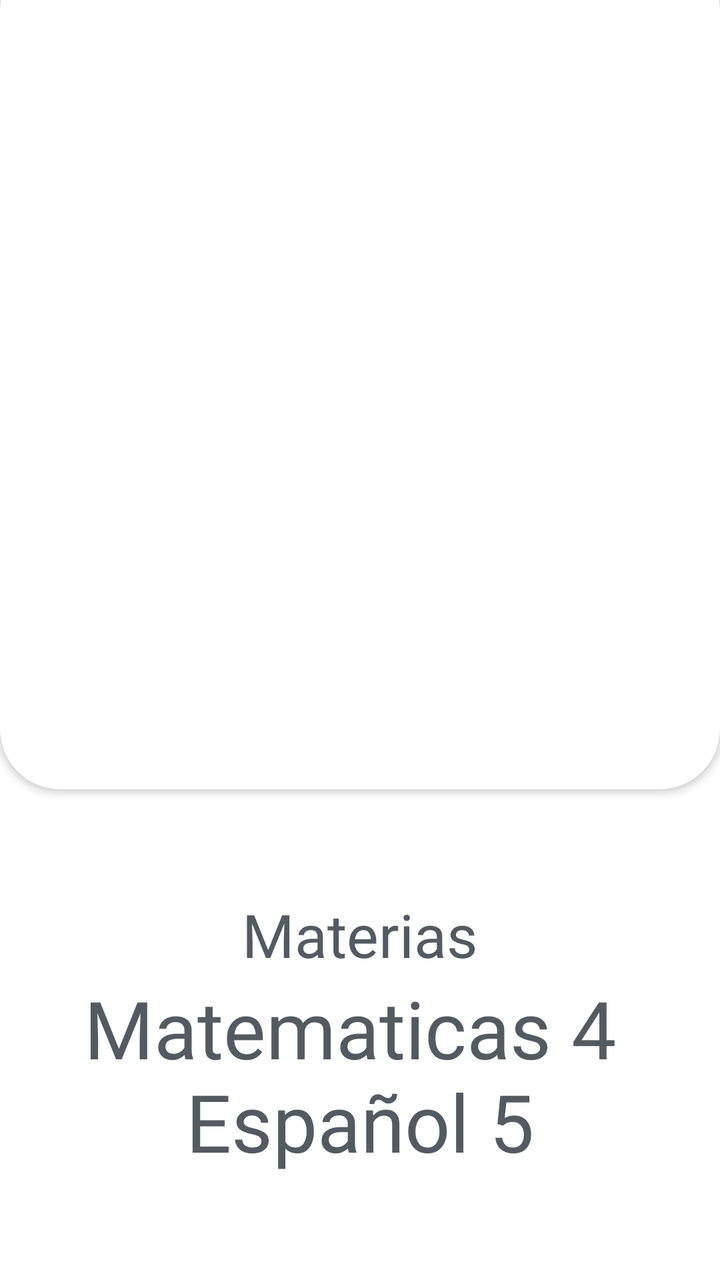
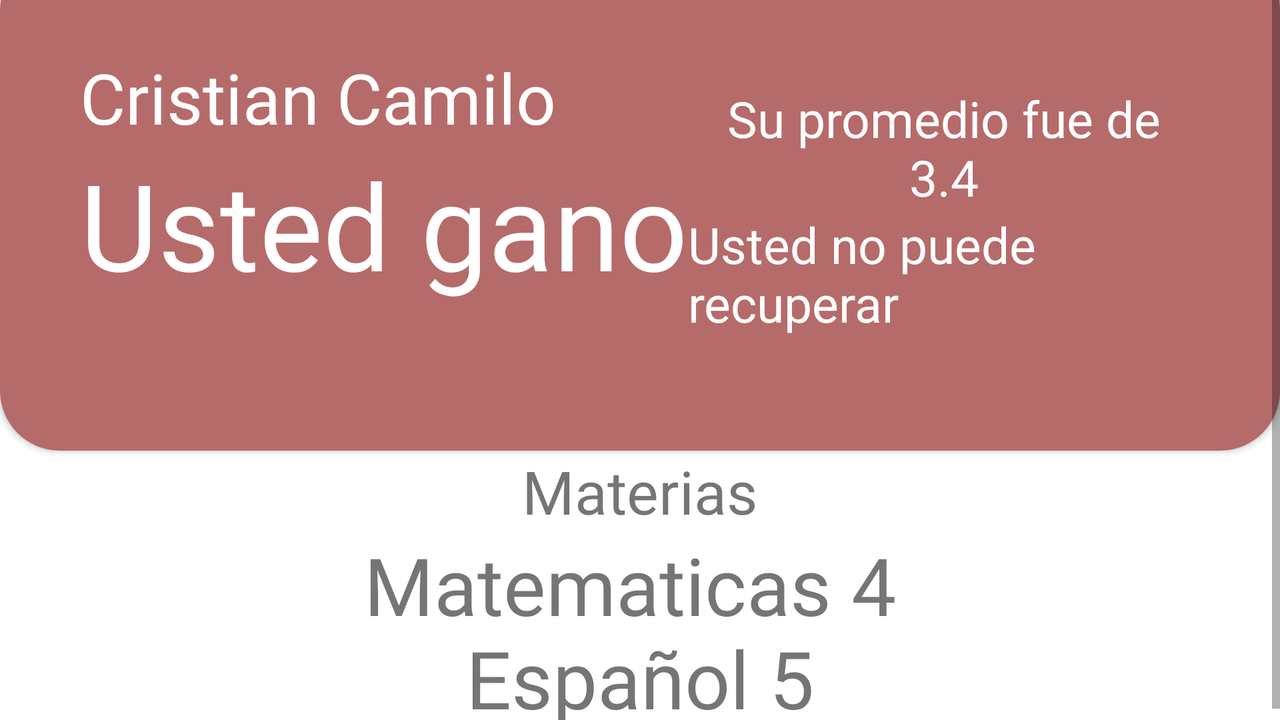

One screen, two layout resources from the same app: the default and the repository's alternative for another configuration. Each is rendered where Android would select it; the XML of both is given below.
<!-- AndroidManifest.xml: application theme Theme.Promedio -->
<!-- res/layout/activity_result_student.xml -->
<?xml version="1.0" encoding="utf-8"?>
<androidx.appcompat.widget.LinearLayoutCompat xmlns:android="http://schemas.android.com/apk/res/android"
    xmlns:app="http://schemas.android.com/apk/res-auto"
    xmlns:tools="http://schemas.android.com/tools"
    android:layout_width="match_parent"
    android:layout_height="match_parent"
    android:orientation="vertical"
    android:background="@color/white"
    tools:context=".ResultStudentActivity">

    <androidx.cardview.widget.CardView
        android:layout_width="match_parent"
        android:layout_marginTop="-25dp"
        android:layout_height="wrap_content"
        app:cardCornerRadius="30dp">

        <LinearLayout
            android:id="@+id/card_result_student"
            android:layout_width="match_parent"
            android:layout_height="match_parent"
            android:orientation="vertical"
            android:paddingTop="50dp"
            android:paddingLeft="40dp"
            android:paddingBottom="40dp"
            android:paddingRight="40dp">

            <ImageView
                android:layout_width="90dp"
                android:layout_height="wrap_content"
                android:src="@drawable/logo_white"/>

            <TextView
                android:id="@+id/fullname"
                android:layout_width="wrap_content"
                android:layout_height="wrap_content"
                android:text="Cristian Camilo"
                android:textSize="35dp"
                android:fontFamily="@font/alata"
                android:textColor="@color/white"
                />

            <TextView
                android:id="@+id/state_student"
                android:layout_width="wrap_content"
                android:layout_height="wrap_content"
                android:fontFamily="@font/alata"
                android:text="Usted gano"
                android:textColor="@color/white"
                android:textSize="60dp" />

            <TextView
                android:id="@+id/average"
                android:layout_width="wrap_content"
                android:layout_height="wrap_content"
                android:text="Su promedio fue de 3.4"
                android:textAlignment="center"
                android:textColor="@color/white"
                android:fontFamily="@font/alata"
                android:textSize="25dp" />

            <LinearLayout
                android:layout_width="match_parent"
                android:layout_height="match_parent"
                android:gravity="bottom"
                android:orientation="vertical">

                <TextView
                    android:id="@+id/recuperation"
                    android:layout_width="wrap_content"
                    android:layout_height="wrap_content"
                    android:fontFamily="@font/alata"
                    android:text=""
                    android:textColor="@color/white"
                    android:textSize="25dp" />

            </LinearLayout>

        </LinearLayout>

    </androidx.cardview.widget.CardView>


    <LinearLayout
        android:layout_width="match_parent"
        android:layout_height="match_parent"
        android:orientation="vertical"
        android:gravity="center">

        <TextView
            android:layout_width="wrap_content"
            android:layout_height="wrap_content"
            android:text="Materias"
            android:textColor="@color/text_color"
            android:fontFamily="@font/alata"
            android:textSize="30dp"/>

        <TextView
            android:id="@+id/courses"
            android:layout_width="wrap_content"
            android:layout_height="wrap_content"
            android:text="Matematicas 4 \nEspañol 5"
            android:textAlignment="center"
            android:textColor="@color/text_color"
            android:fontFamily="@font/alata"
            android:textSize="40dp" />

    </LinearLayout>



</androidx.appcompat.widget.LinearLayoutCompat>
<!-- resources referenced by this layout -->
<resources>
  <color name="text_color">#535b60</color>
  <color name="white">#FFFFFFFF</color>
  <!-- drawable logo_white: png bitmap (drawable-v24, 4368 bytes) -->
  <style name="Theme.Promedio" parent="Theme.MaterialComponents.DayNight.NoActionBar">
          
          <item name="colorPrimary">@color/purple_500</item>
          <item name="colorPrimaryVariant">@color/purple_700</item>
          <item name="colorOnPrimary">@color/white</item>
          
          <item name="colorSecondary">@color/teal_200</item>
          <item name="colorSecondaryVariant">@color/teal_700</item>
          <item name="colorOnSecondary">@color/black</item>
          
          <item name="android:statusBarColor" tools:targetApi="l">?attr/colorPrimaryVariant</item>
          
      </style>
  <color name="purple_500">#FF6200EE</color>
  <color name="purple_700">#4257DD</color>
  <color name="teal_200">#7C7C7C</color>
  <color name="teal_700">#24A340</color>
  <color name="black">#FF000000</color>
</resources>
<!-- res/layout-land/activity_result_student.xml (the repository's variant of the layout above) -->
<!-- drawn on the phone turned sideways -->
<?xml version="1.0" encoding="utf-8"?>
<androidx.appcompat.widget.LinearLayoutCompat xmlns:android="http://schemas.android.com/apk/res/android"
    xmlns:app="http://schemas.android.com/apk/res-auto"
    xmlns:tools="http://schemas.android.com/tools"
    android:layout_width="match_parent"
    android:layout_height="match_parent"
    android:orientation="vertical"
    android:gravity="center"
    android:background="@color/white"
    tools:context=".ResultStudentActivity">

    <ScrollView
        android:layout_width="match_parent"
        android:layout_height="match_parent">
        <LinearLayout
            android:layout_width="match_parent"
            android:layout_height="match_parent"
            android:orientation="vertical">
            <androidx.cardview.widget.CardView
                android:layout_width="match_parent"
                android:layout_marginTop="-25dp"
                android:layout_height="250dp"
                app:cardCornerRadius="30dp">

                <LinearLayout
                    android:id="@+id/card_result_student"
                    android:layout_width="match_parent"
                    android:layout_height="match_parent"
                    android:background="@color/shadow_gray"
                    android:orientation="horizontal"
                    android:backgroundTint="@color/red"
                    android:paddingTop="50dp"
                    android:paddingLeft="40dp"
                    android:paddingBottom="40dp"
                    android:paddingRight="40dp">

                    <LinearLayout
                        android:layout_width="wrap_content"
                        android:layout_height="match_parent"
                        android:orientation="vertical">

                        <TextView
                            android:id="@+id/fullname"
                            android:layout_width="wrap_content"
                            android:layout_height="wrap_content"
                            android:text="Cristian Camilo"
                            android:textSize="35dp"
                            android:fontFamily="@font/alata"
                            android:textColor="@color/white"
                            />

                        <TextView
                            android:id="@+id/state_student"
                            android:layout_width="wrap_content"
                            android:layout_height="wrap_content"
                            android:fontFamily="@font/alata"
                            android:text="Usted gano"
                            android:textColor="@color/white"
                            android:textSize="60dp" />

                    </LinearLayout>


                    <LinearLayout
                        android:layout_width="match_parent"
                        android:layout_height="match_parent"
                        android:orientation="vertical"
                        android:gravity="center">

                        <TextView
                            android:id="@+id/average"
                            android:layout_width="wrap_content"
                            android:layout_height="wrap_content"
                            android:text="Su promedio fue de 3.4"
                            android:textAlignment="center"
                            android:textColor="@color/white"
                            android:fontFamily="@font/alata"
                            android:textSize="25dp" />


                            <TextView
                                android:id="@+id/recuperation"
                                android:layout_width="wrap_content"
                                android:layout_height="wrap_content"
                                android:fontFamily="@font/alata"
                                android:text="Usted no puede recuperar"
                                android:textColor="@color/white"
                                android:textSize="25dp" />


                    </LinearLayout>

                </LinearLayout>

            </androidx.cardview.widget.CardView>

            <LinearLayout
                android:layout_width="match_parent"
                android:layout_height="match_parent"
                android:orientation="vertical"
                android:gravity="center">

                <TextView
                    android:layout_width="wrap_content"
                    android:layout_height="wrap_content"
                    android:text="Materias"
                    android:fontFamily="@font/alata"
                    android:textSize="30dp"/>

                <TextView
                    android:id="@+id/courses"
                    android:layout_width="wrap_content"
                    android:layout_height="wrap_content"
                    android:text="Matematicas 4 \nEspañol 5"
                    android:textAlignment="center"
                    android:fontFamily="@font/alata"
                    android:textSize="40dp" />

            </LinearLayout>

        </LinearLayout>
    </ScrollView>



</androidx.appcompat.widget.LinearLayoutCompat>
<!-- resources referenced by the variant -->
<!-- as the phone turned sideways resolves them -->
<resources>
  <color name="red">#932323</color>
  <color name="shadow_gray">#AB373737</color>
  <color name="white">#FFFFFFFF</color>
  <style name="Theme.Promedio" parent="Theme.MaterialComponents.DayNight.NoActionBar">
          
          <item name="colorPrimary">@color/purple_500</item>
          <item name="colorPrimaryVariant">@color/purple_700</item>
          <item name="colorOnPrimary">@color/white</item>
          
          <item name="colorSecondary">@color/teal_200</item>
          <item name="colorSecondaryVariant">@color/teal_700</item>
          <item name="colorOnSecondary">@color/black</item>
          
          <item name="android:statusBarColor" tools:targetApi="l">?attr/colorPrimaryVariant</item>
          
      </style>
  <color name="purple_500">#FF6200EE</color>
  <color name="purple_700">#4257DD</color>
  <color name="teal_200">#7C7C7C</color>
  <color name="teal_700">#24A340</color>
  <color name="black">#FF000000</color>
</resources>
